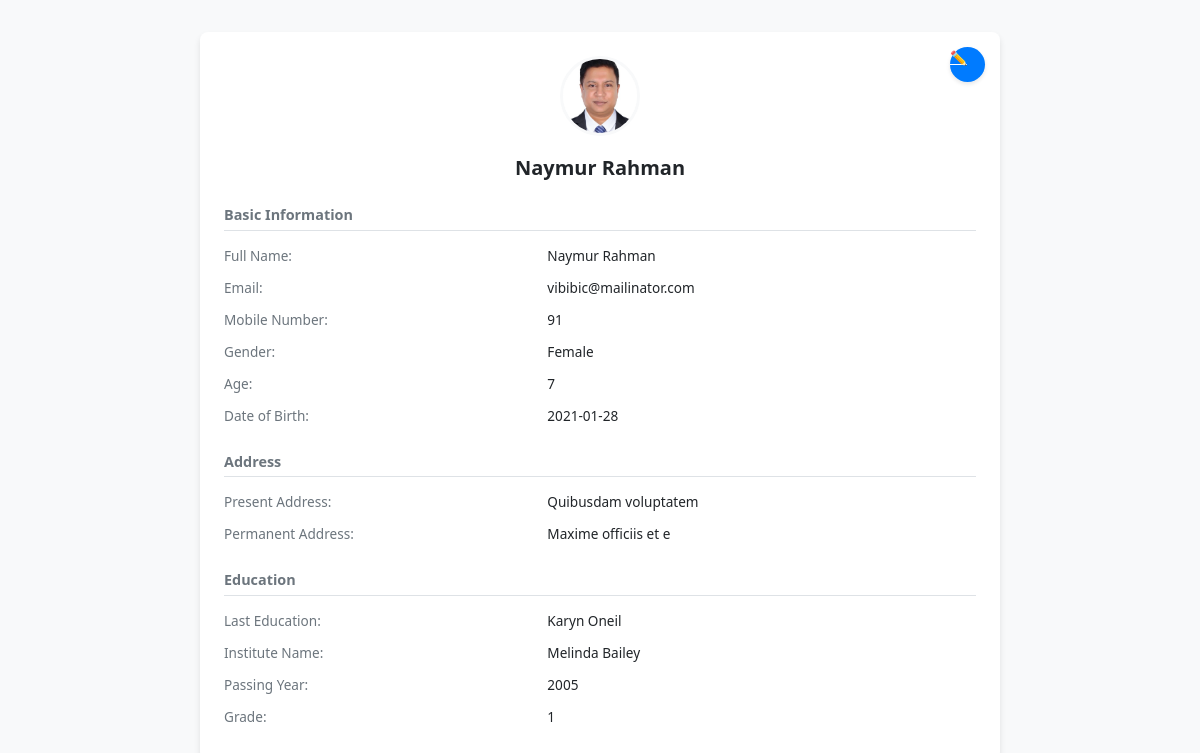
Screenshot of /home (signed in) with the database file from the repository.
### users_auth/models.py (models this page shows)
class CustomUserModel(AbstractUser):
     fullname = models.CharField(max_length=100)
     mobile_number=models.CharField(max_length=15)
     gender=models.CharField(max_length=20)
     age = models.PositiveIntegerField()
     date_of_birth=models.DateField()
     present_address=models.TextField()
     permanent_address = models.TextField()
     last_education_name =models.CharField(max_length=100)
     institute_name=models.CharField(max_length=100)
     passing_year =models.IntegerField()
     grade =models.CharField(max_length=50)
     profile_image=models.ImageField(upload_to='Media/image')

### users_auth/views.py (the view)
# urls.py: path('home',home_page,name='home'),
def home_page(request):
     return render(request,"home.html")

### users_auth/templates/home.html (shortened to what this page needs)
<!DOCTYPE html>
<html lang="en">
<head>
    <link href="https://cdn.jsdelivr.net/npm/bootstrap@5.3.0/dist/css/bootstrap.min.css" rel="stylesheet">
</head>
<body class="bg-light">
    <div class="container">
        <div class="profile-card bg-white p-4">
           <a class="edit-btn" title="Edit Profile" href="{% url 'edit_profile' request.user.id %}">✏️</a>
            <div class="text-center">
                <img src="{{request.user.profile_image.url}}"
                     alt="John Doe"
                     class="profile-img rounded-circle mb-2">
                <h2 class="profile-name">{{request.user.fullname}}</h2>
            </div>
            <div class="mb-4">
                <div class="section-title">Basic Information</div>
                <div class="row info-row">
                    <div class="col-5">
                        <span class="info-label">Full Name:</span>
                    </div>
                    <div class="col-7">
                        <span class="info-value">{{request.user.fullname}}</span>
                    </div>
                </div>
                <div class="row info-row">
                    <div class="col-5">
                        <span class="info-label">Email:</span>
                    </div>
                    <div class="col-7">
                        <span class="info-value">{{request.user.email}}</span>
                    </div>
                </div>
                <div class="row info-row">
                    <div class="col-5">
                        <span class="info-label">Mobile Number:</span>
                    </div>
                    <div class="col-7">
                        <span class="info-value">{{request.user.mobile_number}}</span>
                    </div>
                </div>
                <div class="row info-row">
                    <div class="col-5">
                        <span class="info-label">Gender:</span>
                    </div>
                    <div class="col-7">
                        <span class="info-value">{{request.user.gender}}</span>
                    </div>
                </div>
                <div class="row info-row">
                    <div class="col-5">
                        <span class="info-label">Age:</span>
                    </div>
                    <div class="col-7">
                        <span class="info-value">{{request.user.age}}</span>
                    </div>
                </div>
                <div class="row info-row">
                    <div class="col-5">
                        <span class="info-label">Date of Birth:</span>
                    </div>
                    <div class="col-7">
                        <span class="info-value">{{request.user.date_of_birth|date:'Y-m-d'}}</span>
                    </div>
                </div>
            </div>
            <div class="mb-4">
                <div class="section-title">Address</div>
                <div class="row info-row">
                    <div class="col-5">
                        <span class="info-label">Present Address:</span>
                    </div>
                    <div class="col-7">
                        <span class="info-value">{{request.user.present_address}}</span>
                    </div>
                </div>
                <div class="row info-row">
                    <div class="col-5">
                        <span class="info-label">Permanent Address:</span>
                    </div>
                    <div class="col-7">
                        <span class="info-value">{{request.user.permanent_address}}</span>
                    </div>
                </div>
            </div>
            <div class="mb-2">
                <div class="section-title">Education</div>
                <div class="row info-row">
                    <div class="col-5">
                        <span class="info-label">Last Education:</span>
                    </div>
                    <div class="col-7">
                        <span class="info-value">{{request.user.last_education_name}}</span>
                    </div>
                </div>
                <div class="row info-row">
                    <div class="col-5">
                        <span class="info-label">Institute Name:</span>
                    </div>
                    <div class="col-7">
                        <span class="info-value">{{request.user.institute_name}}</span>
                    </div>
                </div>
                <div class="row info-row">
                    <div class="col-5">
                        <span class="info-label">Passing Year:</span>
                    </div>
                    <div class="col-7">
                        <span class="info-value">{{request.user.passing_year}}</span>
                    </div>
                </div>
                <div class="row info-row">
                    <div class="col-5">
                        <span class="info-label">Grade:</span>
                    </div>
                    <div class="col-7">
                        <span class="info-value">{{request.user.grade}}</span>
                    </div>
                </div>
            </div>
        </div>
    </div>
</body>
</html>

### users_auth/templates/home.html (style rules this page uses)
.profile-card { max-width: 800px; margin: 2rem auto; box-shadow: 0 4px 6px rgba(0, 0, 0, 0.1); border-radius: 8px; position: relative; }
.profile-img { width: 80px; height: 80px; object-fit: cover; border: 3px solid #f8f9fa; }
.section-title { font-size: 0.9rem; font-weight: 600; color: #6c757d; margin-bottom: 0.75rem; padding-bottom: 0.25rem; border-bottom: 1px solid #dee2e6; }
.info-row { margin-bottom: 0.5rem; }
.info-label { font-size: 0.85rem; color: #6c757d; font-weight: 500; }
.info-value { font-size: 0.85rem; color: #212529; }
.profile-name { font-size: 1.25rem; font-weight: 600; color: #212529; margin-top: 0.75rem; margin-bottom: 1.5rem; }
.edit-btn { position: absolute; top: 15px; right: 15px; width: 35px; height: 35px; border-radius: 50%; border: none; background-color: #007bff; color: white; font-size: 14px; cursor: pointer; transition: all 0.3s ease; box-shadow: 0 2px 4px rgba(0, 0, 0, 0.1); }

### rows the page displays
CustomUserModel: user.profile_image (picture), user.fullname "Naymur Rahman", user.email "vibibic@mailinator.com", user.mobile_number "91", user.gender "Female", user.age "7", user.date_of_birth "2021-01-28", user.present_address "Quibusdam voluptatem", user.permanent_address "Maxime officiis et e", user.last_education_name "Karyn Oneil", user.institute_name "Melinda Bailey", user.passing_year "2005", user.grade "1"
